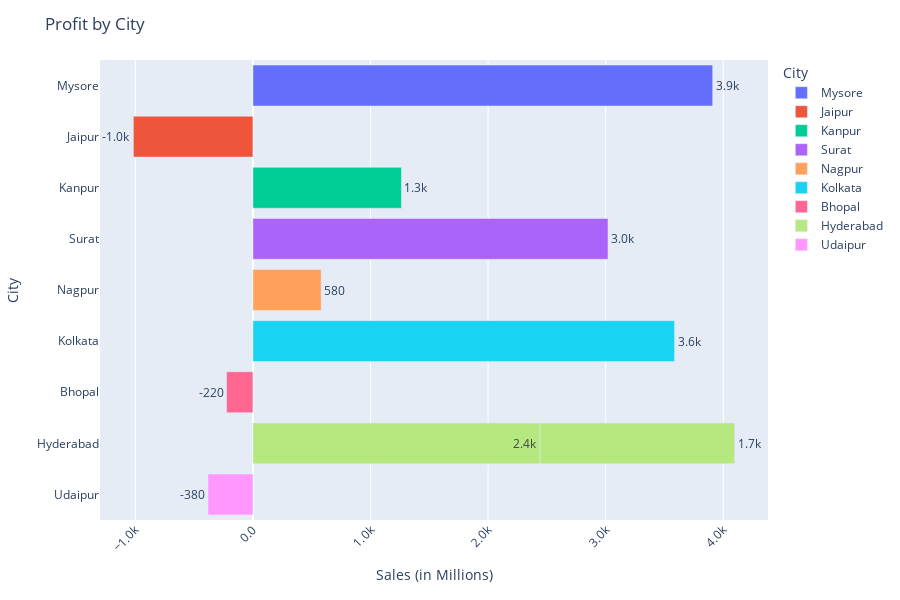

Notebook code cell kept with this figure:
### Code cell
top_data = data.sort_values(by='Sales', ascending=False).head(10)
fig = px.bar(top_data, y='City', x='Profit', text='Profit', color='City')
fig.update_traces(texttemplate='%{text:.2s}', textposition='outside')

fig.update_layout(
    title='Profit by City',
    xaxis_title='Sales (in Millions)',
    yaxis_title='City',
    legend_title='City',
    uniformtext_minsize=8,
    xaxis_tickformat=',.2s',       # Format numbers nicely
    xaxis_tickangle=-45            # Optional for better label orientation
)
fig.update_layout(height=600)  # Taller chart for more labels


fig.show()

### Figure 1 — Plotly figure (JSON) as saved in the notebook; plotly's stock layout.template omitted (floating-point values rounded to 4 significant figures)
{"data": [{"alignmentgroup": "True", "hovertemplate": "City=%{y}<br>Profit=%{text}<extra></extra>", "legendgroup": "Mysore", "marker": {"color": "#636efa", "pattern": {"shape": ""}}, "name": "Mysore", "offsetgroup": "Mysore", "orientation": "h", "showlegend": true, "text": [3910.0], "textposition": "outside", "texttemplate": "%{text:.2s}", "type": "bar", "x": [3910.0], "xaxis": "x", "y": ["Mysore"], "yaxis": "y"}, {"alignmentgroup": "True", "hovertemplate": "City=%{y}<br>Profit=%{text}<extra></extra>", "legendgroup": "Jaipur", "marker": {"color": "#EF553B", "pattern": {"shape": ""}}, "name": "Jaipur", "offsetgroup": "Jaipur", "orientation": "h", "showlegend": true, "text": [-1017.0], "textposition": "outside", "texttemplate": "%{text:.2s}", "type": "bar", "x": [-1017.0], "xaxis": "x", "y": ["Jaipur"], "yaxis": "y"}, {"alignmentgroup": "True", "hovertemplate": "City=%{y}<br>Profit=%{text}<extra></extra>", "legendgroup": "Kanpur", "marker": {"color": "#00cc96", "pattern": {"shape": ""}}, "name": "Kanpur", "offsetgroup": "Kanpur", "orientation": "h", "showlegend": true, "text": [1263.0], "textposition": "outside", "texttemplate": "%{text:.2s}", "type": "bar", "x": [1263.0], "xaxis": "x", "y": ["Kanpur"], "yaxis": "y"}, {"alignmentgroup": "True", "hovertemplate": "City=%{y}<br>Profit=%{text}<extra></extra>", "legendgroup": "Surat", "marker": {"color": "#ab63fa", "pattern": {"shape": ""}}, "name": "Surat", "offsetgroup": "Surat", "orientation": "h", "showlegend": true, "text": [3020.0], "textposition": "outside", "texttemplate": "%{text:.2s}", "type": "bar", "x": [3020.0], "xaxis": "x", "y": ["Surat"], "yaxis": "y"}, {"alignmentgroup": "True", "hovertemplate": "City=%{y}<br>Profit=%{text}<extra></extra>", "legendgroup": "Nagpur", "marker": {"color": "#FFA15A", "pattern": {"shape": ""}}, "name": "Nagpur", "offsetgroup": "Nagpur", "orientation": "h", "showlegend": true, "text": [580.0], "textposition": "outside", "texttemplate": "%{text:.2s}", "type": "bar", "x": [580.0], "xaxis": "x", "y": ["Nagpur"], "yaxis": "y"}, {"alignmentgroup": "True", "hovertemplate": "City=%{y}<br>Profit=%{text}<extra></extra>", "legendgroup": "Kolkata", "marker": {"color": "#19d3f3", "pattern": {"shape": ""}}, "name": "Kolkata", "offsetgroup": "Kolkata", "orientation": "h", "showlegend": true, "text": [3586.0], "textposition": "outside", "texttemplate": "%{text:.2s}", "type": "bar", "x": [3586.0], "xaxis": "x", "y": ["Kolkata"], "yaxis": "y"}, {"alignmentgroup": "True", "hovertemplate": "City=%{y}<br>Profit=%{text}<extra></extra>", "legendgroup": "Bhopal", "marker": {"color": "#FF6692", "pattern": {"shape": ""}}, "name": "Bhopal", "offsetgroup": "Bhopal", "orientation": "h", "showlegend": true, "text": [-224.2], "textposition": "outside", "texttemplate": "%{text:.2s}", "type": "bar", "x": [-224.2], "xaxis": "x", "y": ["Bhopal"], "yaxis": "y"}, {"alignmentgroup": "True", "hovertemplate": "City=%{y}<br>Profit=%{text}<extra></extra>", "legendgroup": "Hyderabad", "marker": {"color": "#B6E880", "pattern": {"shape": ""}}, "name": "Hyderabad", "offsetgroup": "Hyderabad", "orientation": "h", "showlegend": true, "text": [2442.0, 1655.0], "textposition": "outside", "texttemplate": "%{text:.2s}", "type": "bar", "x": [2442.0, 1655.0], "xaxis": "x", "y": ["Hyderabad", "Hyderabad"], "yaxis": "y"}, {"alignmentgroup": "True", "hovertemplate": "City=%{y}<br>Profit=%{text}<extra></extra>", "legendgroup": "Udaipur", "marker": {"color": "#FF97FF", "pattern": {"shape": ""}}, "name": "Udaipur", "offsetgroup": "Udaipur", "orientation": "h", "showlegend": true, "text": [-382.1], "textposition": "outside", "texttemplate": "%{text:.2s}", "type": "bar", "x": [-382.1], "xaxis": "x", "y": ["Udaipur"], "yaxis": "y"}], "layout": {"barmode": "relative", "height": 600, "legend": {"title": {"text": "City"}, "tracegroupgap": 0}, "margin": {"t": 60}, "title": {"text": "Profit by City"}, "uniformtext": {"minsize": 8}, "xaxis": {"anchor": "y", "domain": [0, 1], "tickangle": -45, "tickformat": ",.2s", "title": {"text": "Sales (in Millions)"}}, "yaxis": {"anchor": "x", "categoryarray": ["Udaipur", "Hyderabad", "Bhopal", "Kolkata", "Nagpur", "Surat", "Kanpur", "Jaipur", "Mysore"], "categoryorder": "array", "domain": [0, 1], "title": {"text": "City"}}}}
